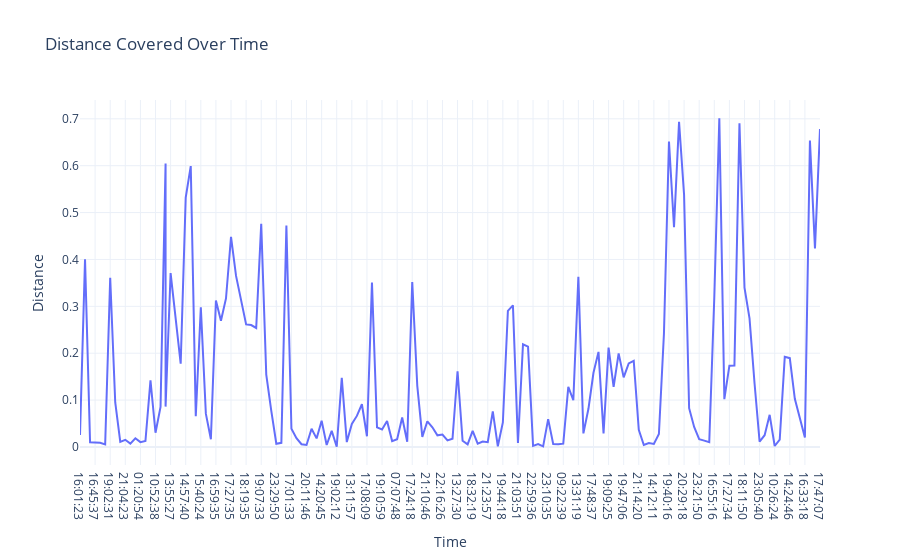

Notebook cell for this chart:
### Code cell
# Distance Covered Over Time
fig2 = px.line(data, x="Time",
               y="Distance",
               title="Distance Covered Over Time")
fig2.show()

### Figure 1 — Plotly figure (JSON) as saved in the notebook; plotly's stock layout.template omitted (floating-point values rounded to 4 significant figures; data arrays with more than 128 entries replaced by an {"elided": "..."} marker saying what was removed)
{"data": [{"hovertemplate": "Time=%{x}<br>Distance=%{y}<extra></extra>", "legendgroup": "", "line": {"color": "#636efa", "dash": "solid"}, "marker": {"symbol": "circle"}, "mode": "lines", "name": "", "orientation": "v", "showlegend": false, "type": "scatter", "x": {"elided": "149 str values"}, "xaxis": "x", "y": {"elided": "149 float values"}, "yaxis": "y"}], "layout": {"legend": {"tracegroupgap": 0}, "title": {"text": "Distance Covered Over Time"}, "xaxis": {"anchor": "y", "domain": [0, 1], "title": {"text": "Time"}}, "yaxis": {"anchor": "x", "domain": [0, 1], "title": {"text": "Distance"}}}}
